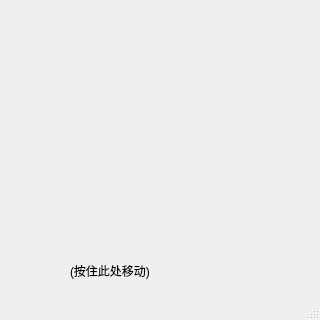
<?xml version="1.0" encoding="UTF-8"?>
<ui version="4.0">
 <class>MainWindow</class>
 <widget class="QMainWindow" name="MainWindow">
  <property name="geometry">
   <rect>
    <x>0</x>
    <y>0</y>
    <width>320</width>
    <height>320</height>
   </rect>
  </property>
  <property name="windowTitle">
   <string>MainWindow</string>
  </property>
  <widget class="QWidget" name="centralwidget">
   <widget class="QLabel" name="label">
    <property name="geometry">
     <rect>
      <x>40</x>
      <y>0</y>
      <width>311</width>
      <height>201</height>
     </rect>
    </property>
    <property name="text">
     <string/>
    </property>
   </widget>
   <widget class="QLabel" name="label_2">
    <property name="geometry">
     <rect>
      <x>70</x>
      <y>260</y>
      <width>161</width>
      <height>22</height>
     </rect>
    </property>
    <property name="text">
     <string>(按住此处移动)</string>
    </property>
   </widget>
  </widget>
  <widget class="QStatusBar" name="statusbar"/>
 </widget>
 <resources/>
 <connections/>
</ui>
